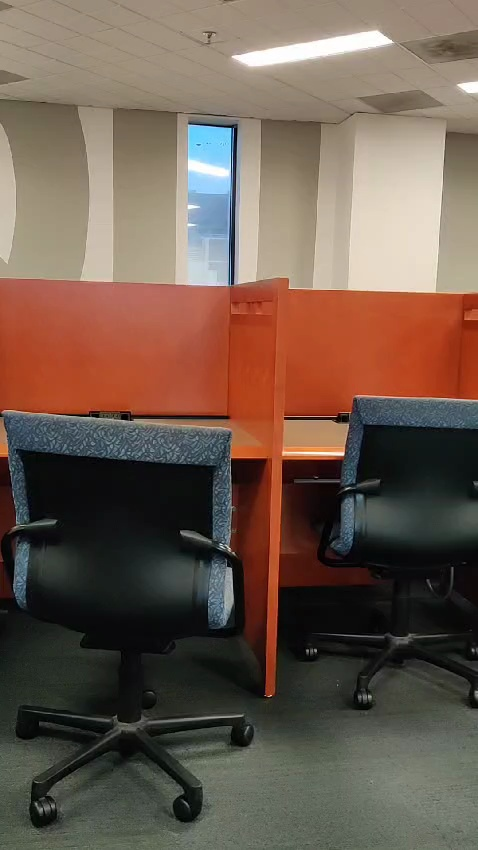
#> input picture Assignment 3/frames/frame_0002.jpg, 478 x 850 px; its folder holds only this picture in this run
$ jupyter execute 'A3 Q4.ipynb'
#> lines starting #> are read from the running program, lines starting #| are printed output that depends on the picture
[cell 1]
import cv2
import numpy as np
import os
from pathlib import Path
import re
import matplotlib.pyplot as plt

# Function for sorting the video frames into order
def sort_frames_numerically(value):
    numbers = re.compile(r'(\d+)')
    parts = numbers.split(value)
    parts[1::2] = map(int, parts[1::2])
    return parts

# Taking a frame at a time and appending into img_array in numerical order
def load_frames(video_frames_folder):
    frame_array = []
    for filename in sorted(
        os.listdir(video_frames_folder), key=sort_frames_numerically
    ):
        if filename.endswith(".jpg"):  # Check if the file has .jpg extension
            frame = cv2.imread(os.path.join(video_frames_folder, filename))
            frame_array.append(frame)
    return frame_array


# Initializing certain parameters
def initialize_params():
    # ShiTomasi corner detection parameters
    shi_tomasi_params = dict(
        maxCorners=100, qualityLevel=0.3, minDistance=7, blockSize=7
    )

    # Lucas-Kanade optical flow parameters
    lk_params = dict(
        winSize=(15, 15),
        maxLevel=2,
        criteria=(cv2.TERM_CRITERIA_EPS | cv2.TERM_CRITERIA_COUNT, 10, 0.03),
    )

    # Create some random colors
    color = np.random.randint(0, 255, (100, 3))

    return shi_tomasi_params, lk_params, color


# Make sure the destination path is present before starting to store the examples
def create_output_folder(output_folder):
    Path(output_folder).mkdir(parents=True, exist_ok=True)


"""
    Plots the optical flow vectors on each frame
    treating every nth frame as a reference frame
    default: every previous frame (n = 1)
"""


def plot_optical_flow(
    frame_array, shi_tomasi_params, lk_params, color, output_folder, n=1
):
    # Take first frame from frame array and
    # find good corners in it
    old_gray = cv2.cvtColor(frame_array[0], cv2.COLOR_BGR2GRAY)
    p0 = cv2.goodFeaturesToTrack(old_gray, mask=None, **shi_tomasi_params)

    # Create a mask image for drawing purposes
    mask = np.zeros_like(frame_array[0])

    # For each frame in frame_array,
    # find corners and compare with previous frame
    for frame_index, frame in enumerate(frame_array[::n]):
        frame_gray = cv2.cvtColor(frame, cv2.COLOR_BGR2GRAY)

        # Calculate optical flow
        p1, st, err = cv2.calcOpticalFlowPyrLK(
            old_gray, frame_gray, p0, None, **lk_params
        )

        if p1 is None:
            print(
                f"Optical flow calculation failed for frame {frame_index * n}. Skipping.."
            )
            break

        # Select good points
        good_new = p1[st == 1]
        good_old = p0[st == 1]

        # Draw the tracks
        for i, (new, old) in enumerate(zip(good_new, good_old)):
            a, b = new.ravel()
            c, d = old.ravel()
            mask = cv2.line(
                mask, (int(a), int(b)), (int(c), int(d)), color[i].tolist(), 2
            )
            frame = cv2.circle(frame, (int(a), int(b)), 5, color[i].tolist(), -1)
        img = cv2.add(frame, mask)

        # Now update the previous frame and previous points
        old_gray = frame_gray.copy()
        p0 = good_new.reshape(-1, 1, 2)

    # Save the result
    cv2.imwrite(f"{output_folder}/{n}.png", img)
    cv2.imwrite(f"{output_folder}/{n}_mask.png", mask)

    return img, mask


# Main function
def main():
    video_frames_folder = "frames"
    output_folder = "optical_flow"

    frame_array = load_frames(video_frames_folder)
#> in load_frames, frame is the input picture: shape (850, 478, 3); mean B, G, R 78.7, 91.3, 110.2
#> frame_array = 1 item
    # Check if frames_array is empty
    if not frame_array:
        print("Error: No frames loaded. Please check the video frames folder.")
        return
    create_output_folder(output_folder)
    shi_tomasi_params, lk_params, color = initialize_params()

    # Treating every previous frame as a reference frame
    img_1, mask_1 = plot_optical_flow(
        frame_array, shi_tomasi_params, lk_params, color, output_folder
    )
#> in plot_optical_flow, `old_gray = cv2.cvtColor(frame_array[0], cv2.COLOR_BGR2GRAY)`:
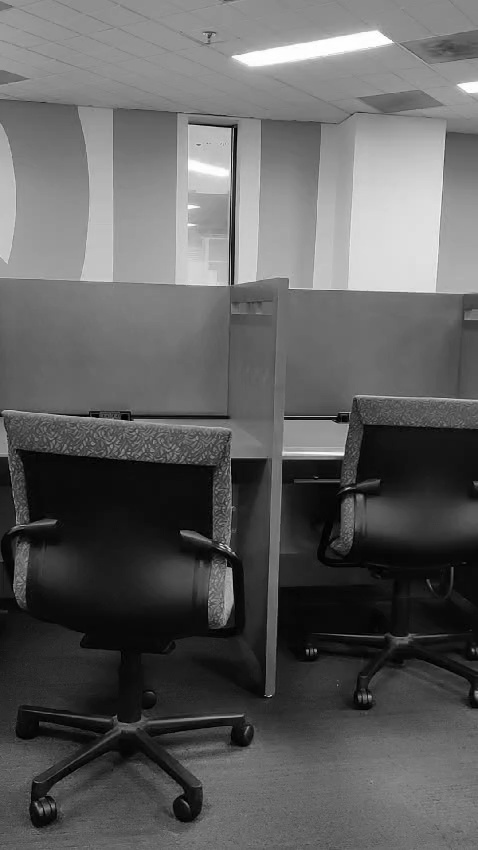
#> old_gray: shape (850, 478); min 0, max 255, mean 95.5
#> in plot_optical_flow, `p0 = cv2.goodFeaturesToTrack(old_gray, mask=None, **shi_tomasi_params)`: p0 = 21 rows, first 8: [231, 128], [342, 453], [229, 569], [221, 544], [313, 651], [346, 424], [232, 460], [225, 284]
#> the loop in plot_optical_flow, `for frame_index, frame in enumerate(frame_array[::n]):` made 1 pass
#> frame_index on pass 1: 0
#> after the loop in plot_optical_flow, `for frame_index, frame in enumerate(frame_array[::n]):`:
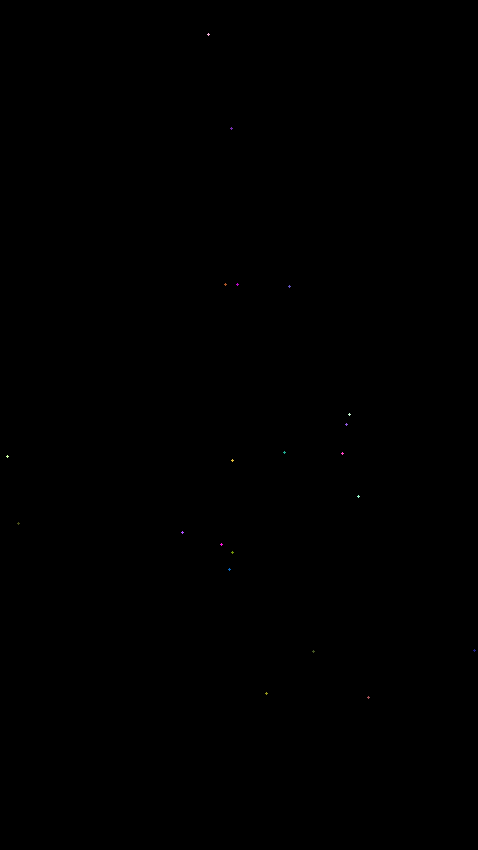
#> mask: shape (850, 478, 3); mean B, G, R 0, 0, 0

    # Treating every 11th frame as a reference frame
    img_11, mask_11 = plot_optical_flow(
        frame_array, shi_tomasi_params, lk_params, color, output_folder, n=10
    )
#> the loop in plot_optical_flow (call 2), `for frame_index, frame in enumerate(frame_array[::n]):` made 1 pass
#> (frame_index, st, err) on pass 1: (0, [1, 1, 1, 1, 1, 1, 1, 1, 1, 1], [0, 0, 0, 0, 0, 0, 0, 0, 0, 0])

    # Treating every 31st frame as a reference frame
    img_31, mask_31 = plot_optical_flow(
        frame_array, shi_tomasi_params, lk_params, color, output_folder, n=30
    )

    # Display the saved images
    fig, axes = plt.subplots(3, 2, figsize=(10, 15))

    axes[0, 0].imshow(cv2.cvtColor(img_1, cv2.COLOR_BGR2RGB))
    axes[0, 0].set_title("Optical Flow - 1")

    axes[0, 1].imshow(cv2.cvtColor(mask_1, cv2.COLOR_BGR2RGB))
    axes[0, 1].set_title("Mask - 1")

    axes[1, 0].imshow(cv2.cvtColor(img_11, cv2.COLOR_BGR2RGB))
    axes[1, 0].set_title("Optical Flow - 11")

    axes[1, 1].imshow(cv2.cvtColor(mask_11, cv2.COLOR_BGR2RGB))
    axes[1, 1].set_title("Mask - 11")

    axes[2, 0].imshow(cv2.cvtColor(img_31, cv2.COLOR_BGR2RGB))
    axes[2, 0].set_title("Optical Flow - 31")

    axes[2, 1].imshow(cv2.cvtColor(mask_31, cv2.COLOR_BGR2RGB))
    axes[2, 1].set_title("Mask - 31")

    plt.tight_layout()
    plt.show()
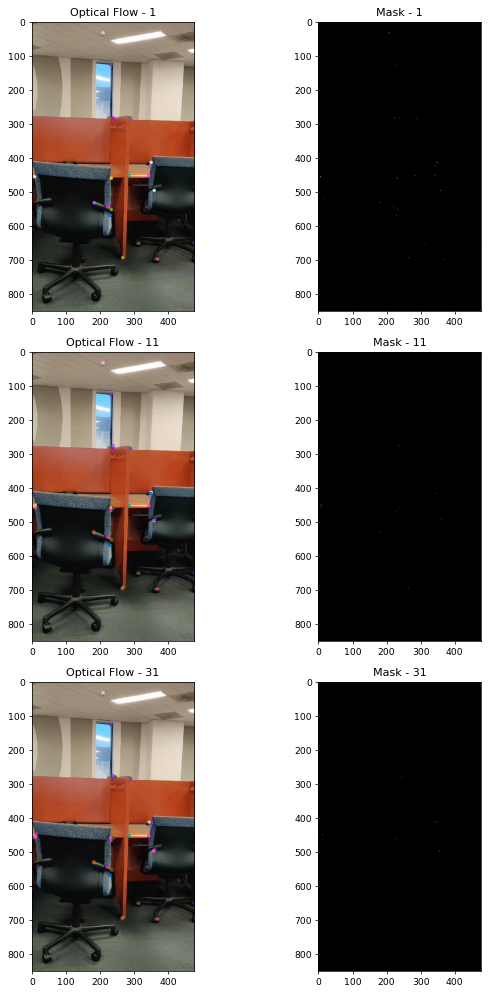
#> figure drawn by matplotlib, 6 panels


if __name__ == "__main__":
    main()

$ run again, on Assignment 3/frames/frame_0018.jpg
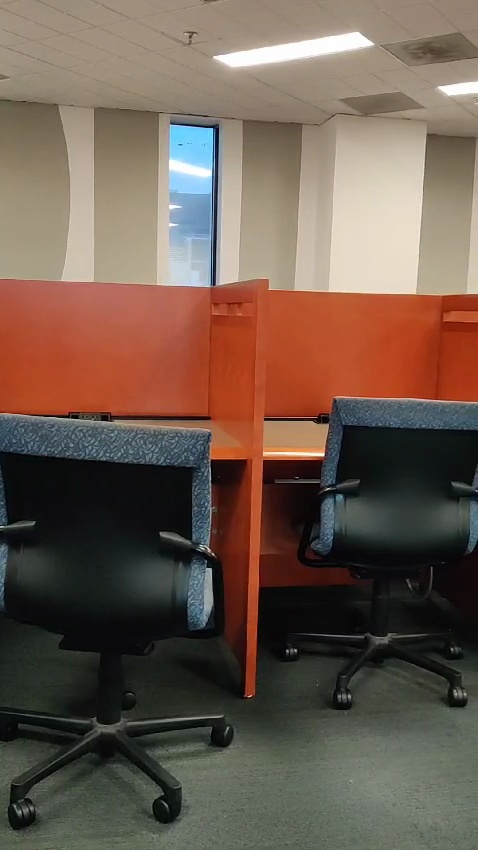
#> input picture Assignment 3/frames/frame_0018.jpg, 478 x 850 px
#> in load_frames, frame is the input picture: shape (850, 478, 3); mean B, G, R 78.9, 91.3, 109.9
#> frame_array = 1 item
#> in plot_optical_flow, `old_gray = cv2.cvtColor(frame_array[0], cv2.COLOR_BGR2GRAY)`:
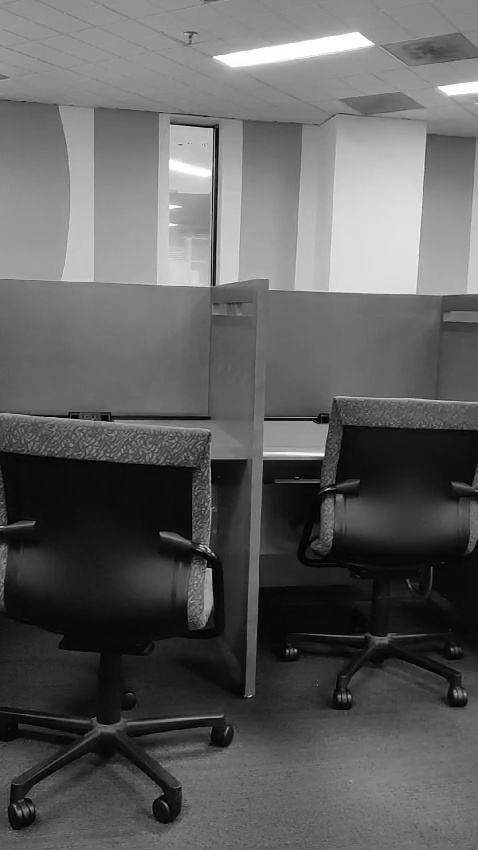
#> old_gray: shape (850, 478); min 0, max 255, mean 95.4
#> p0 = 18 rows, first 8: [322, 454], [209, 570], [212, 130], [294, 651], [326, 426], [201, 546], [213, 462], [265, 462]
#> the loop in plot_optical_flow, `for frame_index, frame in enumerate(frame_array[::n]):` made 1 pass
#> frame_index on pass 1: 0
#> the loop in plot_optical_flow (call 2), `for frame_index, frame in enumerate(frame_array[::n]):` made 1 pass
#> (frame_index, st, err) on pass 1: (0, [1, 1, 1, 1, 1, 1, 1, 1], [0, 0, 0, 0, 0, 0, 0, 0])
